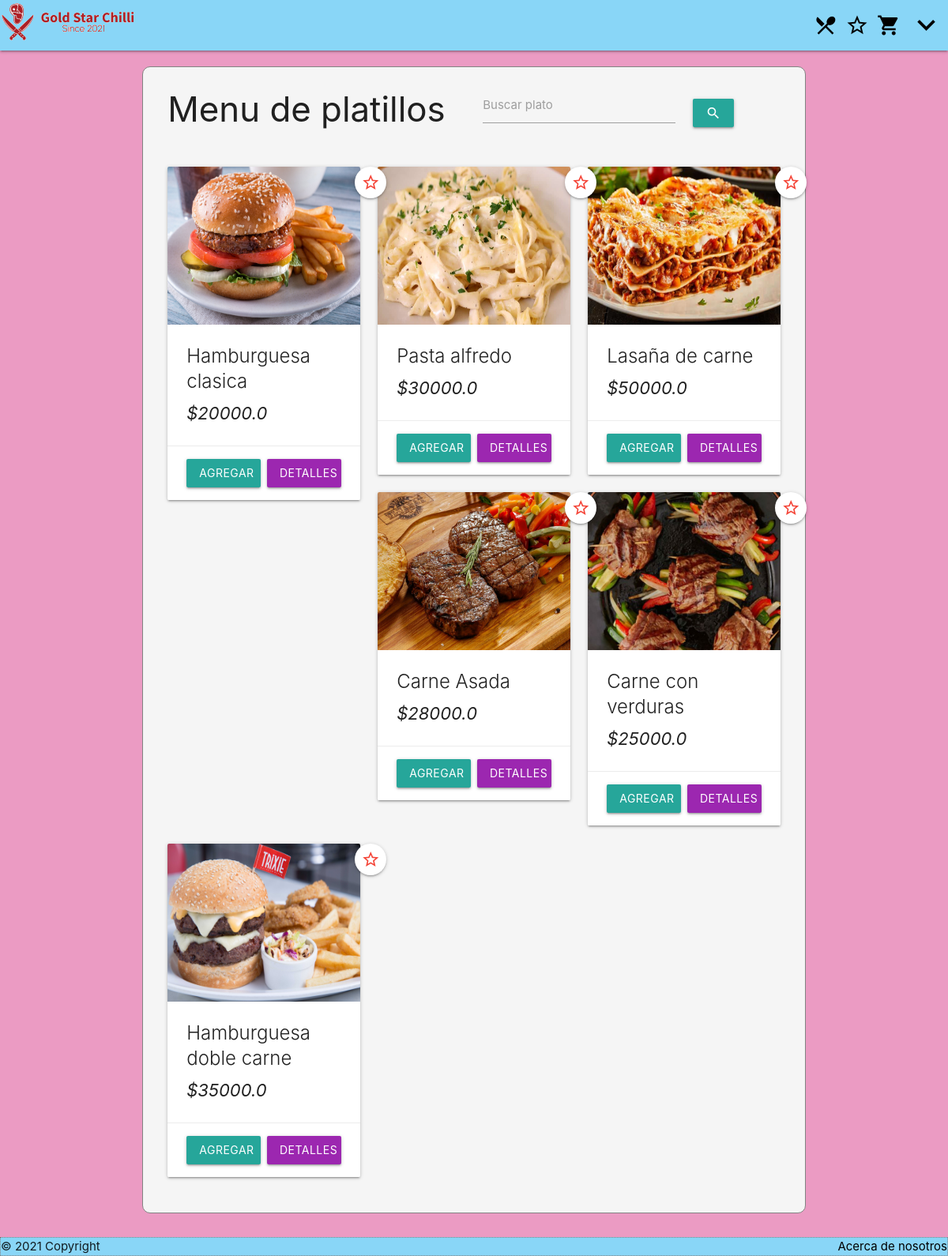
Screenshot of /Menu with the database file from the repository.
### tables this page shows
CREATE TABLE platos (id INTEGER PRIMARY KEY AUTOINCREMENT NOT NULL, nombre TEXT NOT NULL, precio FLOAT NOT NULL, descripcion TEXT, imagen TEXT);

### app.py (the view)
@app.route('/Menu',methods=["GET","POST"])
def mostrarMenu():
    statement = "SELECT id, nombre, precio, descripcion, imagen FROM platos;"
    result = consultarBD(statement,None)
    deseos = None
    if es_usuario():
        if request.method == 'POST':
            id_plato = request.form.get('id_plato_deseos')
            deseoActivo = request.form.get('deseoActivo')
            limpiarMensajes()
            if deseoActivo == "false":
                statement = "INSERT INTO deseos (platos_id,usuarios_nit) VALUES ( ? , ? );"
                parametros = (id_plato,session["nit"])
                row_id = modificarBD(statement,parametros)
                flash("deseo_OK")
            else:
                statement = "DELETE FROM deseos WHERE platos_id = ? AND usuarios_nit = ?;"
                parametros = (id_plato,session["nit"])
                row_id = modificarBD(statement,parametros)
                flash("borrar_deseo")
        statement = "SELECT platos_id FROM deseos WHERE usuarios_nit = ?;"
        deseos = consultarBD(statement,[(session["nit"])])
    else:
        if request.method == 'POST':
            limpiarMensajes()
            flash("login_failed")
            return redirect('/Login')
    return render_template('menu.html',titulo='Menu de platillos',platos=result,deseos=deseos)

### app.py (called while the page is built)
def consultarBD(query,params):
    if(query != ''):
        valid = False
        try:
            sqliteConnection = sqlite3.connect('./data/GoldStar.sqlite')
            cursor = sqliteConnection.cursor()
            if params:
                cursor.execute(query,params)
            else:
                cursor.execute(query)
            result = cursor.fetchall()
            cursor.close()
            valid = True
        except sqlite3.Error as error:
            print("Error while connecting to sqlite", error)
        finally:
            if sqliteConnection:
                sqliteConnection.close()
                print("The SQLite connection is closed")
            if valid:
                return result
            else:
                return []

def es_usuario():
    if 'nit' in session:
        return True
    else:
        return False

### templates/menu.html (shortened to what this page needs)
{% extends "base.html" %}
{% block contenido %}
    <main>
    <div class="container">
        <div class="row">
            <div class="col m6"><h3 style="margin:20px 0px;">Menu de platillos</h3></div>
            <div class="col m4 input-field">
                <input id="Busqueda" type="text" class="validate">
                <label for="Busqueda">Buscar plato</label>
            </div>
            <div class="col m2" style="margin:30px 0px 10px 0px;">
                <a onclick="buscarPlato()" class="waves-effect waves-light btn"><i class="material-icons">search</i></a>
            </div>
        </div>
        <div class="row">
            {% for plato in platos%}
            <div class="col m4 plato">
                <div class="card hoverable">
                    <div class="card-image">
                        <img src="/static/img/{{plato[4]}}" class="materialboxed" height="200px" width="auto">
                        <form class="añadirDeseosForm" action="/Menu" method="POST">
                            <button class="flotante_star white white-red btn-floating waves-effect waves-light" type="submit"><i class="material-icons red-text">star_border</i></button>
                        </form>
                    </div>
                    <div class="card-content">
                        <span class="card-title platoNombre">{{plato[1]}}</span>
                        <p style="font-size:22px; font-style: italic;">${{plato[2]}}</p>
                    </div>
                    <div class="card-action card_with2button" >
                        <a class="waves-effect waves-light btn" href="/Menu/{{plato[0]}}/1">Agregar</a>
                        <a class="waves-effect waves-light btn purple" href="/Menu/detalle_plato/{{plato[0]}}">Detalles</a>
                    </div>
                </div>
            </div>
            {% endfor %}
        </div>
    </div>
    </main>
{% endblock %}

### templates/base.html (shortened to what this page needs)
<!DOCTYPE html>
<html lang="en">
<head>
	<link rel="stylesheet" href="https://cdnjs.cloudflare.com/ajax/libs/materialize/1.0.0/css/materialize.min.css">
    <link rel="stylesheet" href="/static/css/styles.css">
</head>
{% if bodyid %}
<body id="{{ bodyid }}">
{% else %}
<body>
{% endif%}
    <header>
    <nav style="background-color: #89D6F7;">
        <div class="nav-wrapper">
            <a href="/" class="brand-logo"><img src="/static/img/logo.PNG" alt=""style="padding-left: 15px padding-top: 5px;"></a>
            <ul class="right hide-on-med-and-down">
                <li><a class="icono" href="/Menu"><i class="material-icons" style="font-size: 2rem;">restaurant_menu</i></a></li>
                <li><a class="icono" href="/Lista_deseos"><i class="material-icons" style="font-size: 2rem;">star_border</i></a></li>
                <li><a class="icono" href="/Pedidos"><i class="material-icons" style="font-size: 2rem;">shopping_cart</i></a></li>
                <li><a class="icono dropdown-trigger" href="#!" data-target="menudropdown"><i class="material-icons" style="font-size: 3rem;">expand_more</i></a></li>
            </ul>
        </div>
    </nav>
    </header>
	{% block contenido %}
    {% endblock %}
    <div class="footer-copyright" style="background-color: #89D6F7; border: 0.5px dotted grey;">
        <div>© 2021 Copyright
            <a class="black-text right" href="#!" onclick="alert('Esta vacio, vez...');">Acerca de nosotros</a>
        </div>
	</div>
</body>
</html>

### static/css/styles.css (style rules this page uses)
body { background-color: rgb(235, 155, 195); display: flex; min-height: 100vh; flex-direction: column; }
main { flex: 1 0 auto; }
.container { background-color: whitesmoke; border: 0.5px solid rgb(131, 131, 131); border-radius: 10px; margin-top: 20px ; margin-bottom: 30px ; padding: 10px 20px; }
.icono { padding: 0px 5px; color:black; }
.flotante_star { position: absolute; }
.col.m4 .card-image .flotante_star { left: 237px; bottom: 160px; }
.card_with2button { display:flex; justify-content: space-between; }
.card_with2button a { width: 48%; }
.brand-logo { padding-left: 15px; padding-top: 5px; }

### rows the page displays
platos: imagen (picture), nombre "Hamburguesa clasica", precio "20000.0"
platos: imagen (picture), nombre "Pasta alfredo", precio "30000.0"
platos: imagen (picture), nombre "Lasaña de carne", precio "50000.0"
platos: imagen (picture), nombre "Carne Asada", precio "28000.0"
platos: imagen (picture), nombre "Carne con verduras", precio "25000.0"
platos: imagen (picture), nombre "Hamburguesa doble carne", precio "35000.0"
